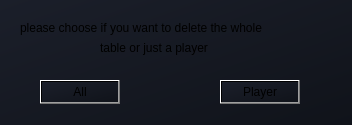
<?xml version="1.0" encoding="UTF-8"?>
<ui version="4.0">
 <class>Form</class>
 <widget class="QWidget" name="Form">
  <property name="geometry">
   <rect>
    <x>0</x>
    <y>0</y>
    <width>352</width>
    <height>125</height>
   </rect>
  </property>
  <property name="windowTitle">
   <string>Form</string>
  </property>
  <property name="styleSheet">
   <string notr="true">background: qlineargradient(x1:0, y1:0, x2:1, y2:1, stop:0 #1b1f2a, stop:1 #10131a);
</string>
  </property>
  <widget class="QLabel" name="label_2">
   <property name="geometry">
    <rect>
     <x>20</x>
     <y>20</y>
     <width>321</width>
     <height>16</height>
    </rect>
   </property>
   <property name="styleSheet">
    <string notr="true">background-color: transparent;</string>
   </property>
   <property name="text">
    <string>please choose if you want to delete the whole</string>
   </property>
  </widget>
  <widget class="QLabel" name="label_3">
   <property name="geometry">
    <rect>
     <x>100</x>
     <y>40</y>
     <width>141</width>
     <height>16</height>
    </rect>
   </property>
   <property name="styleSheet">
    <string notr="true">background-color: transparent;</string>
   </property>
   <property name="text">
    <string>table or just a player</string>
   </property>
  </widget>
  <widget class="QPushButton" name="pushButton">
   <property name="geometry">
    <rect>
     <x>40</x>
     <y>80</y>
     <width>80</width>
     <height>24</height>
    </rect>
   </property>
   <property name="text">
    <string>All</string>
   </property>
  </widget>
  <widget class="QPushButton" name="pushButton_2">
   <property name="geometry">
    <rect>
     <x>220</x>
     <y>80</y>
     <width>80</width>
     <height>24</height>
    </rect>
   </property>
   <property name="text">
    <string>Player</string>
   </property>
  </widget>
 </widget>
 <resources/>
 <connections/>
</ui>
